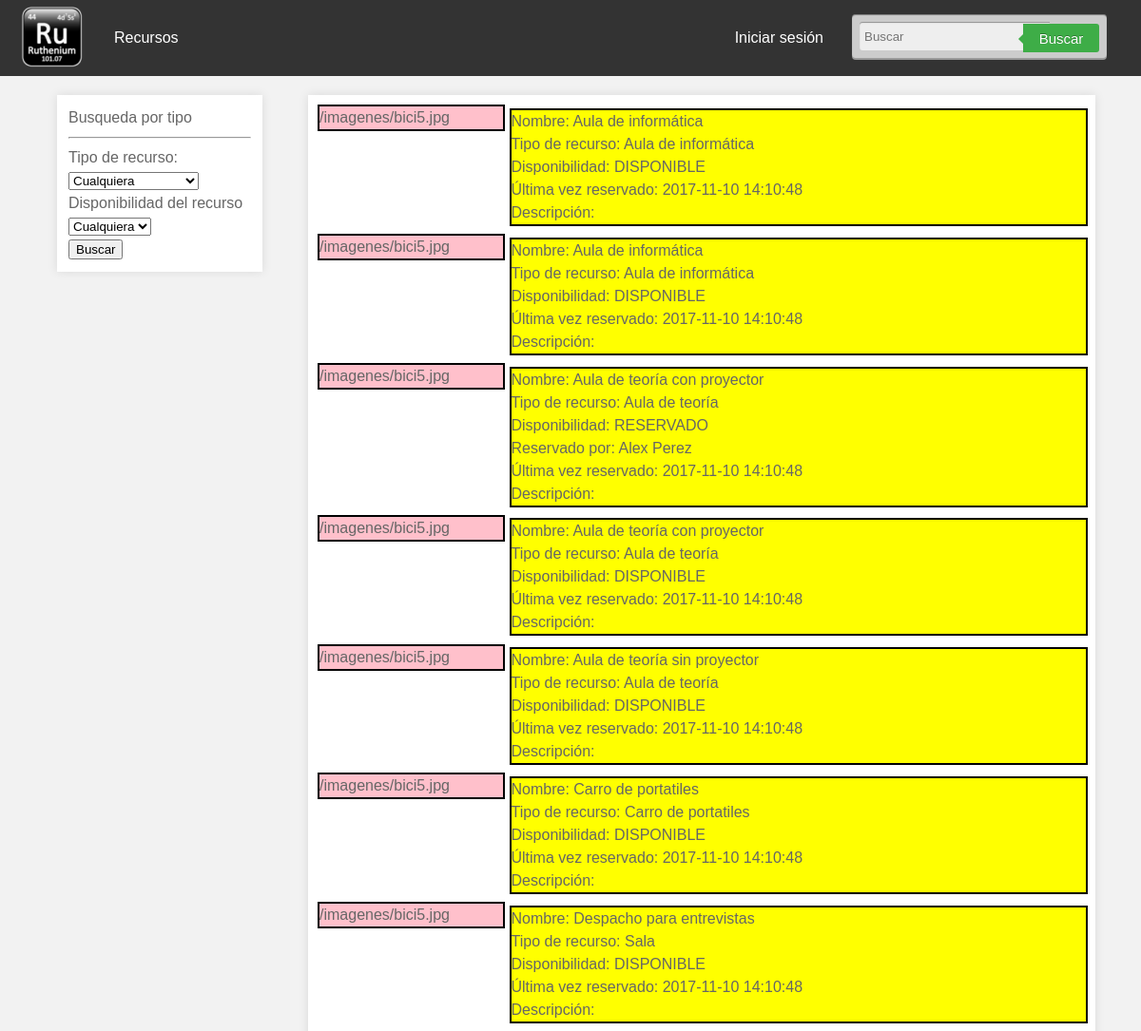
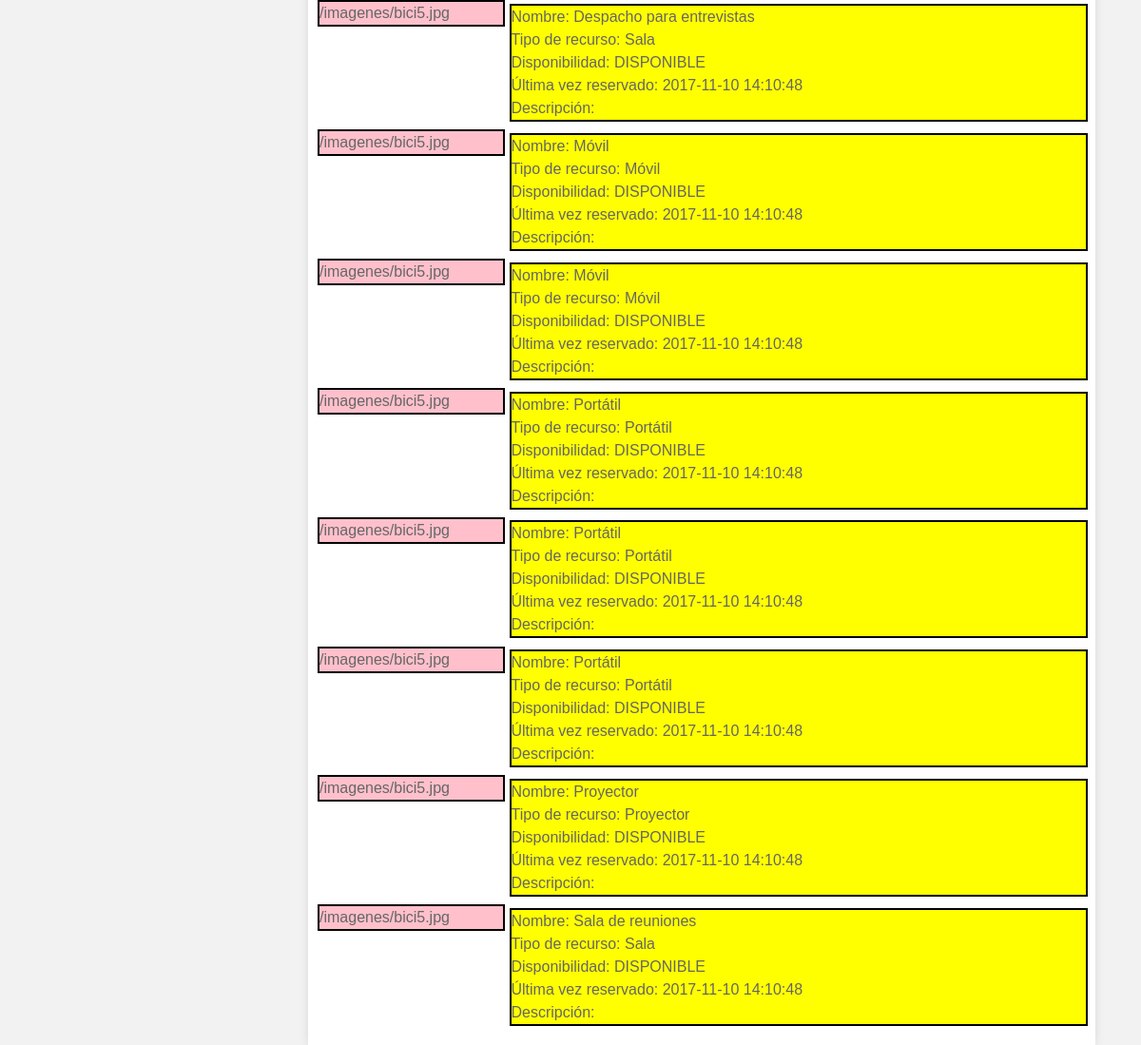
Before: / with the older database file (2 pictures, top to bottom).
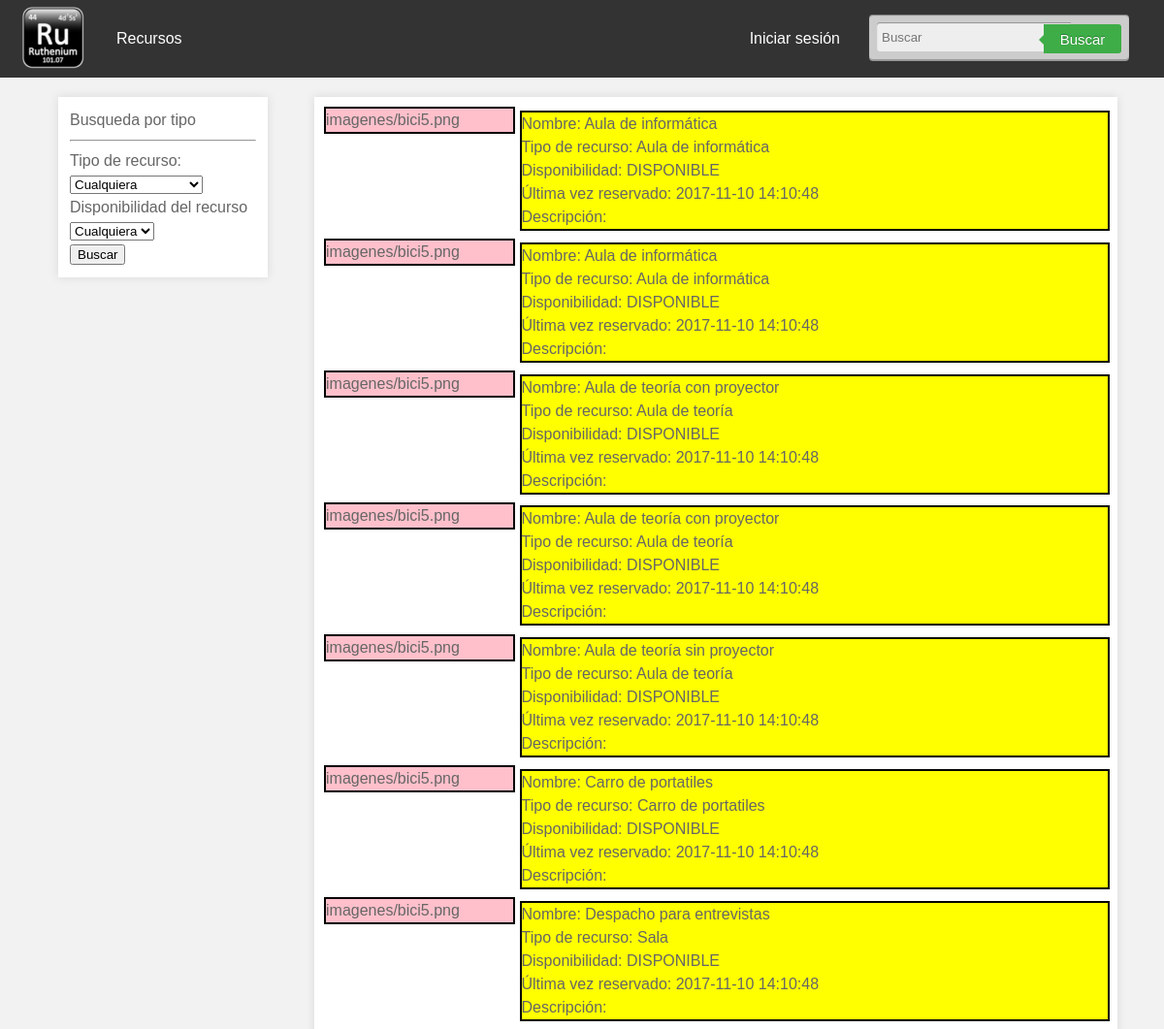
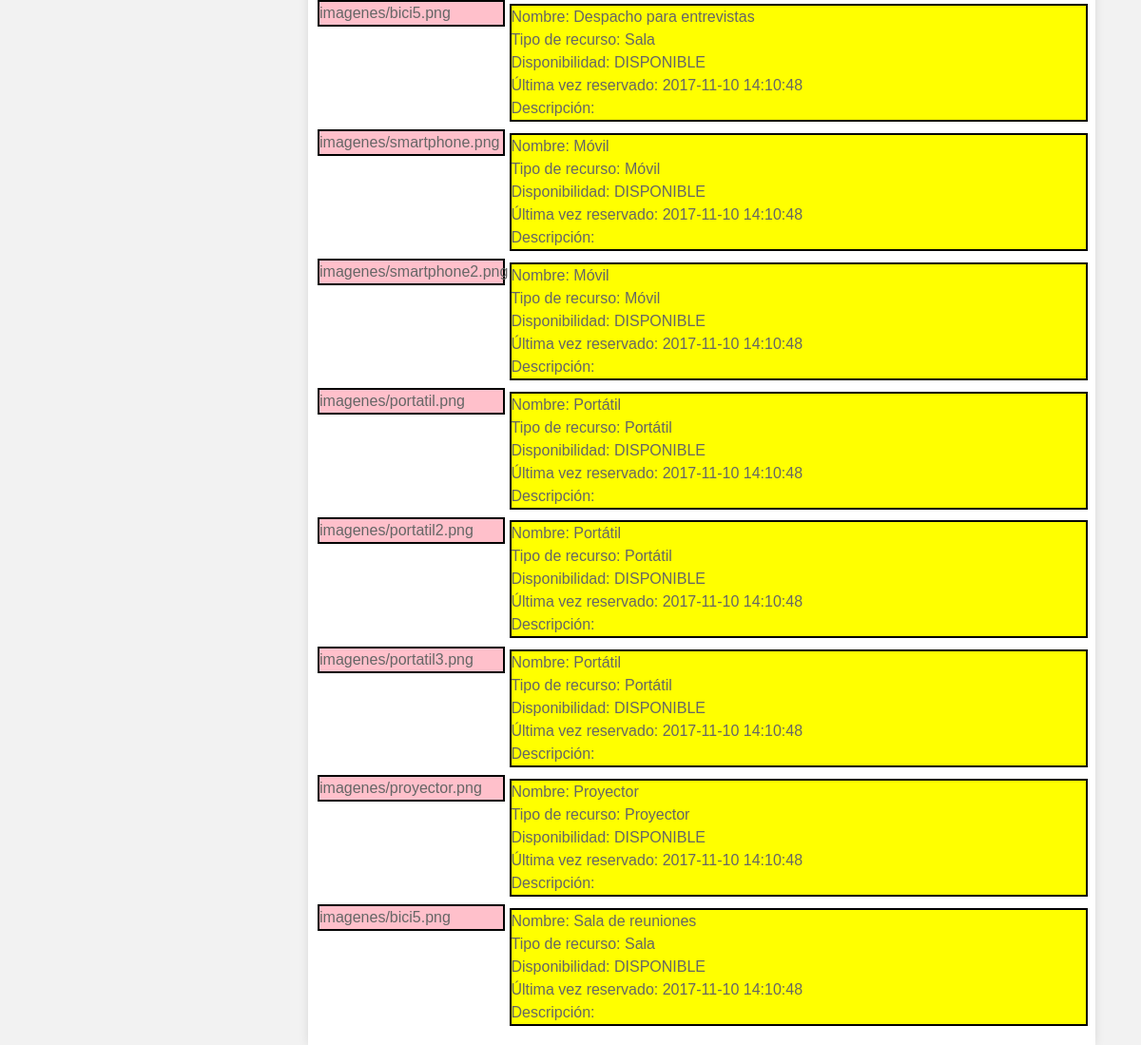
After: the same page with the newer database file (2 pictures, top to bottom).
### tables this page shows
CREATE TABLE `recurso` (
	`rec_id` int(4) NOT NULL,
	`rec_tipo` varchar (25) NOT NULL,
	`rec_nombre` varchar (50) NOT NULL,
	`rec_disponibilidad` boolean NOT NULL,
	`rec_fecha` timestamp NULL,
	`rec_descripcion` text NULL,
	`rec_img` varchar(25) NULL,
	`rec_incidencia` text NULL,
	`rec_incidencia_estado` boolean NOT NULL,
	`usu_id` int (4) NOT NULL
);

CREATE TABLE `usuario` (
	`usu_id` int(4) NOT NULL,
	`usu_nombre` varchar(50) NOT NULL,
	`usu_apellido` varchar(50) NOT NULL,
	`usu_correo` varchar(50) NOT NULL,
	`usu_password` varchar(50) NOT NULL,
	`usu_seguridad` varchar(30) NOT NULL
);

### index.php (the view, shortened to what this page needs)
<!DOCTYPE html>
<html lang="es">
<head>
  <link rel="stylesheet" href="css/maincss.css">
</head>
<body>
  <header id="main-header">
    <div id="searchform">
      <input type="text" placeholder="Buscar">
      <button type="submit">Buscar</button>
    </div>
    <div class="log">
      <nav>
        <ul>
          <li><a href="#">Iniciar sesión</a></li>
        </ul>
      </nav>
    </div>
    <a id="logo-header" href="#">
      <img src="imagenes/logo.png">
    </a>
    <nav>
      <ul>
        <li><a href="#">Recursos</a></li>
      </ul>
    </nav>
  </header>
  <section id="main-menu">
    <article>
      <div class="content">
        <?php
        $conexion=mysqli_connect("localhost", "root", "", "bbdd_rutenio");
        mysqli_query($conexion, "SET NAMES 'utf8'");
        $q = "SELECT DISTINCT(rec_tipo) from recurso ORDER BY rec_tipo";
        $resultados = mysqli_query($conexion, $q);
        if(mysqli_num_rows($resultados)>0){
          echo "<form action='index.php' method='POST'>";
          echo "Busqueda por tipo";
          echo "<hr>";
          echo "Tipo de recurso:";
          echo "<select name=tipo id='tipo'>";
          echo "<option>Cualquiera</option>";
          echo "</select>";
        }
        echo "Disponibilidad del recurso";
        echo "<select name='disponible'>";
        echo "<option>Cualquiera</option>";
        echo "</select>";
        echo "<br>";
        echo"<input type='submit' name='Enviar' value='Buscar'>";
        echo "</form>"
        ?>
      </div>
    </article>
  </section>
  <section id="main-content">
    <article>
      <header>
      </header>
      <div class="content">
        <?php
        $conexion=mysqli_connect("localhost", "root", "", "bbdd_rutenio");
        mysqli_query($conexion, "SET NAMES 'utf8'");
        if(isset($_POST['Enviar'])){
          if(isset($_POST['tipo'])){
            $tiporecurso=$_POST['tipo'];
          }
          if(isset($_POST['subtipo'])){
            $subtiporecurso=$_POST['subtipo'];
          }else{
            $subtiporecurso="";
          }
          if (isset($_POST['disponible'])) {
            $disponible=$_POST['disponible'];
          }
          if(($tiporecurso=="Cualquiera")&&($disponible=="Cualquiera")){
            $q = "SELECT * from recurso ORDER BY rec_nombre";
            $resultados = mysqli_query($conexion, $q);
            if(mysqli_num_rows($resultados)>0){
              while($recurso = mysqli_fetch_array($resultados)){
                echo "<div class='recurso-img'>";
                echo "$recurso[rec_img]<br>";
                echo "</div>";
                echo "<div class='recurso'>";
                echo "Nombre: $recurso[rec_nombre]<br>";
                $recursoid=$recurso['rec_id'];
                echo "Tipo de recurso: $recurso[rec_tipo]<br>";
                $dispo=$recurso['rec_disponibilidad'];
                if ($dispo==0) {
                  echo "Disponibilidad: RESERVADO <br>";
                  $j="SELECT usu_nombre, usu_apellido FROM usuario INNER JOIN recurso ON recurso.usu_id =usuario.usu_id WHERE rec_disponibilidad=0 AND rec_id='$recursoid'";
                  $nombrefk = mysqli_query($conexion, $j);
                  $nombre = mysqli_fetch_array($nombrefk);
                  echo "Reservado por: $nombre[usu_nombre] $nombre[usu_apellido]<br>";
                }else{
                  echo "Disponibilidad: DISPONIBLE <br>";
                }
                echo "Última vez reservado: $recurso[rec_fecha]<br>";
                echo "Descripción: $recurso[rec_descripcion]<br>";
                if ((isset($_REQUEST['login']))&&($dispo==1)) {
                  $usuario=$_REQUEST['id'];
                  echo "<a href='reservar.php?id=$recursoid&usu=$usuario'>Reservar</a><br>";
                }
                echo "</div>";
              }
            }else{
              echo "Lo sentimos, no hemos podido encontrar su búsqueda";
            }
      }
      $string="";
      $string1="";
      $string2="";
      if ($tiporecurso!="Cualquiera") {
        $string="WHERE rec_tipo='$tiporecurso'";
        if ($tiporecurso=="teoria") {
          $string="WHERE rec_tipo='Aula de teoría'";
        }
        if ($tiporecurso=="sala") {
          $string="WHERE rec_tipo='Sala'";
        }
        if ($subtiporecurso!="") {
          if ($subtiporecurso=="Cualquiera") {
            $string1="";
          }else{
            $string1=" AND rec_nombre LIKE '%$subtiporecurso%'";
          }
        }else{
          $string1="";
        }
        if ($disponible=="Disponible") {
          $string2="AND rec_disponibilidad='1'";
        }
        if($disponible=="Reservado"){
          $string2="AND rec_disponibilidad='0'";
        }
        $q="SELECT * FROM recurso $string $string1 $string2";
        $resultado = mysqli_query($conexion, $q);
        if(mysqli_num_rows($resultado)>0){
          while($recurso = mysqli_fetch_array($resultado)){
            echo "<div class='recurso-img'>";
            echo "$recurso[rec_img]<br>";
            echo "</div>";
            echo "<div class='recurso'>";
            echo "Nombre: $recurso[rec_nombre]<br>";
            echo "Tipo de recurso: $recurso[rec_tipo]<br>";
            $recursoid=$recurso['rec_id'];
            $dispo=$recurso['rec_disponibilidad'];
            if ($dispo==0) {
              echo "Disponibilidad: RESERVADO <br>";
              $j="SELECT usu_nombre, usu_apellido FROM usuario INNER JOIN recurso ON recurso.usu_id =usuario.usu_id WHERE rec_disponibilidad=0 AND rec_id='$recursoid'";
              $nombrefk = mysqli_query($conexion, $j);
              $nombre = mysqli_fetch_array($nombrefk);
              echo "Reservado por: $nombre[usu_nombre] $nombre[usu_apellido]<br>";
            }else{
              echo "Disponibilidad: DISPONIBLE <br>";
            }
            echo "Última vez reservado: $recurso[rec_fecha]<br>";
            echo "Descripción: $recurso[rec_descripcion]<br>";
            if ((isset($_REQUEST['login']))&&($dispo==1)) {
              $usuario=$_REQUEST['id'];
              echo "<a href='reservar.php?id=$recursoid&usu=$usuario'>Reservar</a><br>";
            }
            echo "</div>";
          }
        }else{
          echo "Lo sentimos, no hemos podido encontrar su búsqueda";
        }
      }
      if (($tiporecurso=="Cualquiera")&&($disponible!="Cualquiera")) {
        if ($disponible=="Disponible") {
          $string2="rec_disponibilidad='1'";
        }
        if($disponible=="Reservado"){
          $string2="rec_disponibilidad='0'";
        }
        $q="SELECT * FROM recurso WHERE $string2";
        $resultado = mysqli_query($conexion, $q);
        if(mysqli_num_rows($resultado)>0){
          while($recurso = mysqli_fetch_array($resultado)){
            echo "<div class='recurso-img'>";
            echo "$recurso[rec_img]<br>";
            echo "</div>";
            echo "<div class='recurso'>";
            echo "Nombre: $recurso[rec_nombre]<br>";
            $recursoid=$recurso['rec_id'];
            echo "Tipo de recurso: $recurso[rec_tipo]<br>";
            $dispo=$recurso['rec_disponibilidad'];
            if ($dispo==0) {
              echo "Disponibilidad: RESERVADO <br>";
              $j="SELECT usu_nombre, usu_apellido FROM usuario INNER JOIN recurso ON recurso.usu_id =usuario.usu_id WHERE rec_disponibilidad=0 AND rec_id='$recursoid'";
              $nombrefk = mysqli_query($conexion, $j);
              $nombre = mysqli_fetch_array($nombrefk);
              echo "Reservado por: $nombre[usu_nombre] $nombre[usu_apellido]<br>";
            }else{
              echo "Disponibilidad: DISPONIBLE <br>";
            }
            echo "Última vez reservado: $recurso[rec_fecha]<br>";
            echo "Descripción: $recurso[rec_descripcion]<br>";
            if ((isset($_REQUEST['login']))&&($dispo==1)) {
              $usuario=$_REQUEST['id'];
              echo "<a href='reservar.php?id=$recursoid&usu=$usuario'>Reservar</a><br>";
            }
            echo "</div>";
          }
        }else{
          echo "Lo sentimos, no hemos podido encontrar su búsqueda";
        }
        }
      }else{
        $q = "SELECT * from recurso ORDER BY rec_nombre";
        $resultados = mysqli_query($conexion, $q);
        if(mysqli_num_rows($resultados)>0){
          while($recurso = mysqli_fetch_array($resultados)){
            echo "<div class='recurso-img'>";
            echo "$recurso[rec_img]<br>";
            echo "</div>";
            echo "<div class='recurso'>";
            echo "Nombre: $recurso[rec_nombre]<br>";
            $recursoid=$recurso['rec_id'];
            echo "Tipo de recurso: $recurso[rec_tipo]<br>";
            $dispo=$recurso['rec_disponibilidad'];
            if ($dispo==0) {
              echo "Disponibilidad: RESERVADO <br>";
              $j="SELECT usu_nombre, usu_apellido FROM usuario INNER JOIN recurso ON recurso.usu_id =usuario.usu_id WHERE rec_disponibilidad=0 AND rec_id='$recursoid'";
              $nombrefk = mysqli_query($conexion, $j);
              $nombre = mysqli_fetch_array($nombrefk);
              echo "Reservado por: $nombre[usu_nombre] $nombre[usu_apellido]<br>";
            }else{
              echo "Disponibilidad: DISPONIBLE <br>";
            }
            echo "Última vez reservado: $recurso[rec_fecha]<br>";
            echo "Descripción: $recurso[rec_descripcion]<br>";
            echo "</div>";
          }
        }
      }
      ?>
    </div>
</article>
</section>
</body>
</html>

### css/maincss.css (style rules this page uses)
body { margin: 0; padding: 0; font-family: Helvetica, Arial, sans-serif; color: #666; background: #f2f2f2; font-size: 1em; line-height: 1.5em; }
img { max-width: 100%; height: auto; }
#main-header { background: #333; color: white; height: 80px; }
#main-header a { color: white; }
.log { float: right; margin-left: 1%; }
#logo-header { float: left; padding: 4px 0 0 20px; text-decoration: none; }
nav { float: left; }
nav ul { margin: 0; padding: 0 0 0 20px; list-style: none; padding-right: 20px; }
nav ul li { display: inline-block; line-height: 80px; }
nav ul li a { display: block; padding: 0 10px; text-decoration: none; }
#main-content { background: white; width: 68%; margin-top: 20px; margin-left: 27%; margin-right: auto; margin-bottom: auto; box-shadow: 0 0 10px rgba(0,0,0,.1); padding: 0% 1% 1% 0%; }
#main-content header, #main-content .content { padding-top: 5px; padding: 5px 0 0 10px; }
#main-menu { background: white; width: 16%; float: left; padding: 1% 1% 1% 1%; margin-top: 20px; margin-left: 5%; margin-right: auto; margin-bottom: auto; box-shadow: 0 0 10px rgba(0,0,0,.1); }
#main-header { background: #333; color: white; height: 80px; width: 100%; left: 0; top: 0; position: fixed; }
body { margin: 0; padding: 0; font-family: Helvetica, Arial, sans-serif; color: #666; background: #f2f2f2; font-size: 1em; line-height: 1.5em; padding-top: 80px; }
#searchform { width: 21%; height:30px; padding-top: 8px; padding-right: 8px; padding-bottom: 8px; padding-left: 8px; margin-top: 15px; margin-right: 3%; margin-bottom: 1px; margin-left: auto; float: right; background: #ccc; border-radius: 4px; box-shadow: 0 1px 1px rgba(0,0,0,.4) inset, 0 2px 0 rgba(255,255,255,.5); }
#searchform input { width: 190px; height:20px; padding: 5px; float: left; border: 0; background: #eee; border-radius: 3px 0 0 3px; box-shadow: 0 1px 1px rgba(0,0,0,.4) inset; }
#searchform button { position: relative; margin-top: -11%; float: right; border: 0; cursor: pointer; height: 30px; width: 80px; font-size:15px; color: #fff; background: #3ead47; border-radius: 0 3px 3px 0; text-shadow: 0 -1px 0 rgba(0, 0 ,0, .3); }
#searchform button:before { content: ''; position: absolute; border-width: 8px 8px 8px 0; border-style: solid solid solid none; border-color: transparent #3ead47 transparent; top: 8px; left: -5px; }
.recurso { width: 75%; margin-left: 25%; margin-top: -3%; margin-bottom: 1%; background-color: yellow; border: 2px solid black; }
.recurso-img { width: 24%; background-color: pink; border: 2px solid black; }

Changed rows visible on the page:
changed recurso (number 1 of 15 on the later page): rec_img "/imagenes/bici5.jpg" → "imagenes/bici5.png"
changed recurso (number 2 of 15 on the later page): rec_img "/imagenes/bici5.jpg" → "imagenes/bici5.png"
changed recurso (number 3 of 15 on the later page): rec_img "/imagenes/bici5.jpg" → "imagenes/bici5.png"; usu.usu_nombre "Alex" → (not shown); usu.usu_apellido "Perez" → (not shown); rec_disponibilidad "Disponibilidad: RESERVADO Reservado por:" → "Disponibilidad: DISPONIBLE"
changed recurso (number 4 of 15 on the later page): rec_img "/imagenes/bici5.jpg" → "imagenes/bici5.png"
changed recurso "Aula de teoría sin proyector": rec_img "/imagenes/bici5.jpg" → "imagenes/bici5.png"
changed recurso "Carro de portatiles": rec_img "/imagenes/bici5.jpg" → "imagenes/bici5.png"
changed recurso (number 7 of 15 on the later page): rec_img "/imagenes/bici5.jpg" → "imagenes/bici5.png"
changed recurso (number 8 of 15 on the later page): rec_img "/imagenes/bici5.jpg" → "imagenes/bici5.png"
changed recurso: rec_img "/imagenes/bici5.jpg" → "imagenes/smartphone.png"
changed recurso: rec_img "/imagenes/bici5.jpg" → "imagenes/smartphone2.png"
changed recurso: rec_img "/imagenes/bici5.jpg" → "imagenes/portatil.png"
changed recurso: rec_img "/imagenes/bici5.jpg" → "imagenes/portatil2.png"
changed recurso: rec_img "/imagenes/bici5.jpg" → "imagenes/portatil3.png"
changed recurso "Proyector": rec_img "/imagenes/bici5.jpg" → "imagenes/proyector.png"
changed recurso "Sala de reuniones": rec_img "/imagenes/bici5.jpg" → "imagenes/bici5.png"
